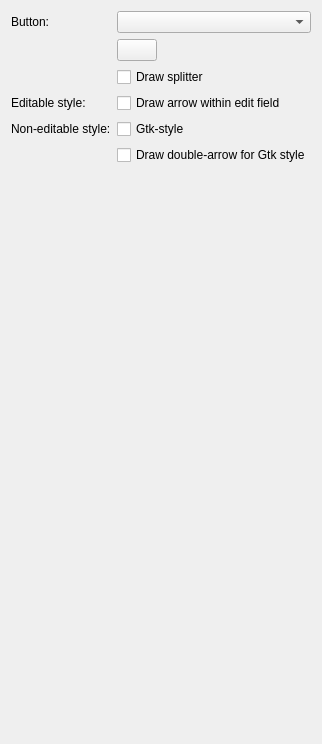
     <widget class="QWidget" name="page_16">
      <layout class="QFormLayout" name="formLayout_2">
       <item row="0" column="0">
        <widget class="QLabel" name="label_46">
         <property name="text">
          <string>Button:</string>
         </property>
        </widget>
       </item>
       <item row="0" column="1">
        <widget class="QComboBox" name="comboBtn">
         <property name="toolTip">
          <string>&lt;p&gt;Controls the coloration of the button part (i.e. the part with the arrow) of combo boxes.&lt;/p&gt;</string>
         </property>
        </widget>
       </item>
       <item row="1" column="1">
        <widget class="KColorButton" name="customComboBtnColor">
         <property name="sizePolicy">
          <sizepolicy hsizetype="Fixed" vsizetype="Fixed">
           <horstretch>0</horstretch>
           <verstretch>0</verstretch>
          </sizepolicy>
         </property>
         <property name="toolTip">
          <string>&lt;p&gt;Sets the custom color.&lt;/p&gt;</string>
         </property>
        </widget>
       </item>
       <item row="2" column="1">
        <widget class="QCheckBox" name="comboSplitter">
         <property name="toolTip">
          <string>&lt;p&gt;This option controls whether a line is drawn near non-editable combo box arrow buttons.&lt;/p&gt;</string>
         </property>
         <property name="text">
          <string>Draw splitter</string>
         </property>
        </widget>
       </item>
       <item row="3" column="0">
        <widget class="QLabel" name="label_64">
         <property name="text">
          <string>Editable style:</string>
         </property>
        </widget>
       </item>
       <item row="3" column="1">
        <widget class="QCheckBox" name="unifyCombo">
         <property name="toolTip">
          <string>&lt;p&gt;Controls whether the combo box button, of editable combos, should appear as a button or an arrow within the edit field.&lt;/p&gt;</string>
         </property>
         <property name="text">
          <string>Draw arrow within edit field</string>
         </property>
        </widget>
       </item>
       <item row="4" column="0">
        <widget class="QLabel" name="label_63">
         <property name="text">
          <string>Non-editable style:</string>
         </property>
        </widget>
       </item>
       <item row="4" column="1">
        <widget class="QCheckBox" name="gtkComboMenus">
         <property name="toolTip">
          <string>&lt;p&gt;In Gtk, the list that is attached to a combo-box appears in the same style as a popup-menu. KDE4 has the ability to mimic this look.&lt;/p&gt;</string>
         </property>
         <property name="text">
          <string>Gtk-style</string>
         </property>
        </widget>
       </item>
       <item row="5" column="1">
        <widget class="QCheckBox" name="doubleGtkComboArrow">
         <property name="toolTip">
          <string>&lt;p&gt;Controls whether a single down arrow, or a up and down arrow, should be drawn on non-editable combo boxes.&lt;/p&gt;</string>
         </property>
         <property name="text">
          <string>Draw double-arrow for Gtk style</string>
         </property>
        </widget>
       </item>
       <item row="6" column="1">
        <spacer name="verticalSpacer">
         <property name="orientation">
          <enum>Qt::Vertical</enum>
         </property>
         <property name="sizeHint" stdset="0">
          <size>
           <width>20</width>
           <height>562</height>
          </size>
         </property>
        </spacer>
       </item>
      </layout>
     </widget>
